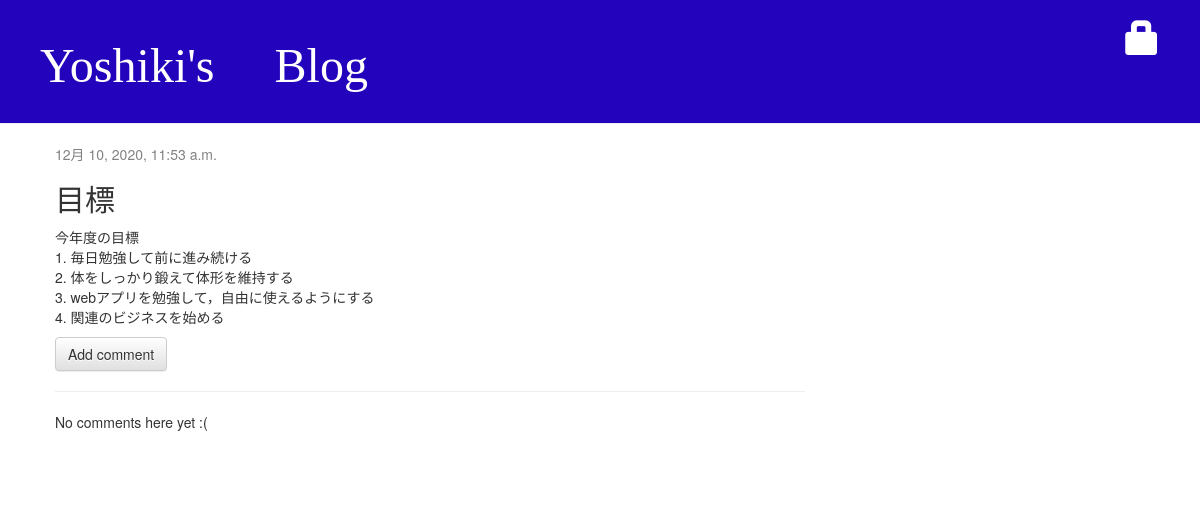
The app's page /post/2/ with its own data.
### blog/models.py (models this page shows, shortened)
class Post(models.Model):
    author = models.ForeignKey(settings.AUTH_USER_MODEL, on_delete=models.CASCADE)
    title = models.CharField(max_length=200)
    text = models.TextField()
    created_date = models.DateTimeField(default=timezone.now)
    published_date = models.DateTimeField(blank=True, null=True)
    views = models.PositiveIntegerField(default=0)

### blog/views.py (the view)
# urls.py: path('post/<int:pk>/', views.post_detail, name='post_detail'),
def post_detail(request, pk):
    post = get_object_or_404(Post, pk=pk)
    post.views += 1    # ←ここ
    post.save()            # ←ここ
    return render(request, 'blog/post_detail.html', {'post': post})

### blog/templates/blog/post_detail.html (shortened to what this page needs)
{% extends 'blog/base.html' %}
{% block content %}
    <div class="post">
        {% if post.published_date %}
            <div class="date">
                {{ post.published_date }}
            </div>
        {% else %}
            <a class="btn btn-default" href="{% url 'post_publish' pk=post.pk %}">Publish</a>
            <a class="btn btn-default" href="{% url 'post_remove' pk=post.pk %}"><span class="glyphicon glyphicon-remove"></span></a>
        {% endif %}
            <h2>{{ post.title }}</h2>
        <p>{{ post.text|linebreaksbr }}</p>
        <a class="btn btn-default" href="{% url 'add_comment_to_post' pk=post.pk %}">Add comment</a>
        <hr>
        {% for comment in post.comments.all %}
            {% if user.is_authenticated or comment.approved_comment %}
            <div class="comment">
                <div class="date">
                    {{ comment.created_date }}
                    {% if not comment.approved_comment %}
                        <a class="btn btn-default" href="{% url 'comment_remove' pk=comment.pk %}"><span class="glyphicon glyphicon-remove"></span></a>
                        <a class="btn btn-default" href="{% url 'comment_approve' pk=comment.pk %}"><span class="glyphicon glyphicon-ok"></span></a>
                    {% endif %}
                </div>
                <strong>{{ comment.author }}</strong>
                <p>{{ comment.text|linebreaks }}</p>
            </div>
            {% endif %}
        {% empty %}
            <p>No comments here yet :(</p>
        {% endfor %}
    </div>
{% endblock %}

### blog/static/css/style.css (style rules this page uses)
h1, h2, h3, h4 { font-family: emoji; }
.date { color: #828282; }
.post { margin-bottom: 70px; }

### records on screen
Post: published_date "12月 10, 2020, 11:53 a.m.", title "目標", text "今年度の目標 1. 毎日勉強して前に進み続ける 2. 体をしっかり鍛えて体形を維持する 3. webアプリを勉強して，自由に使えるようにする 4. 関連のビジネスを始める"
